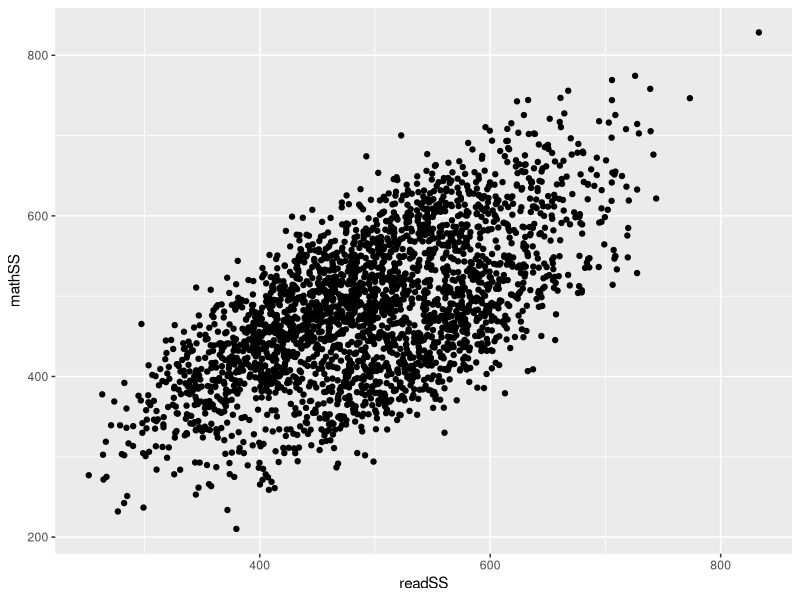
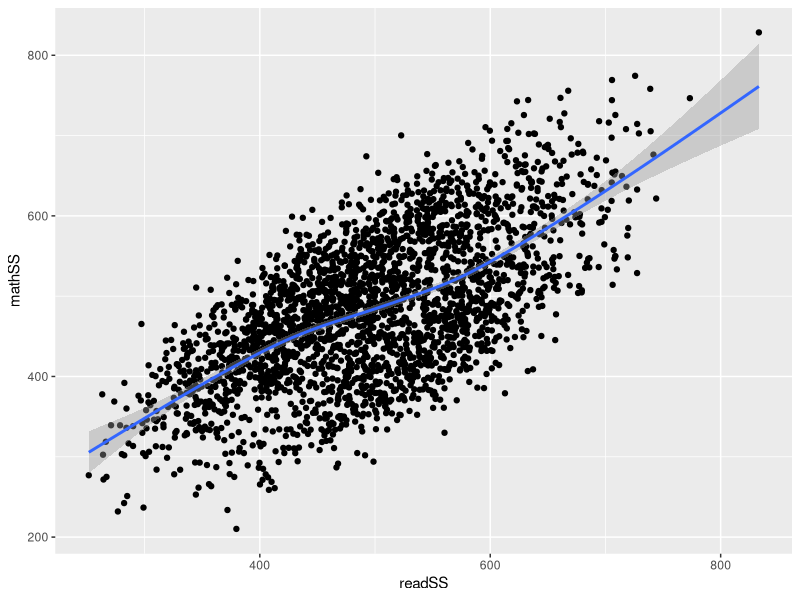
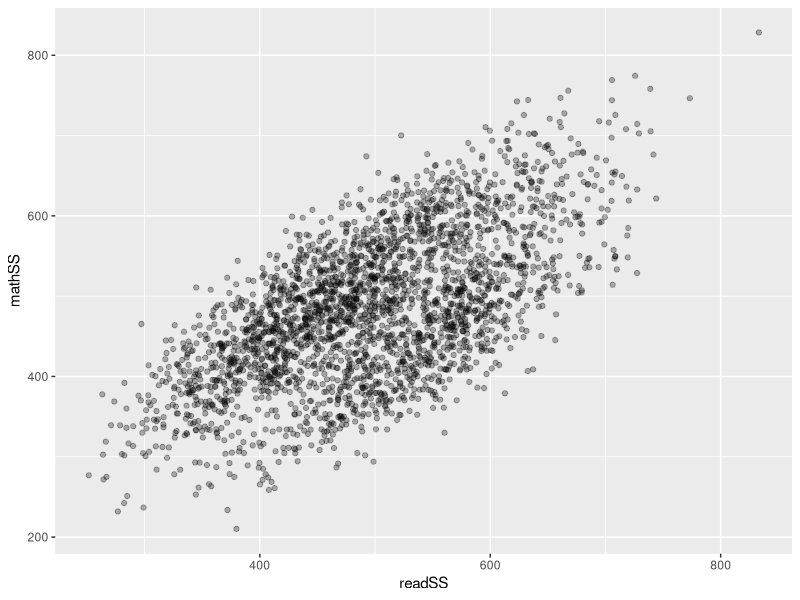
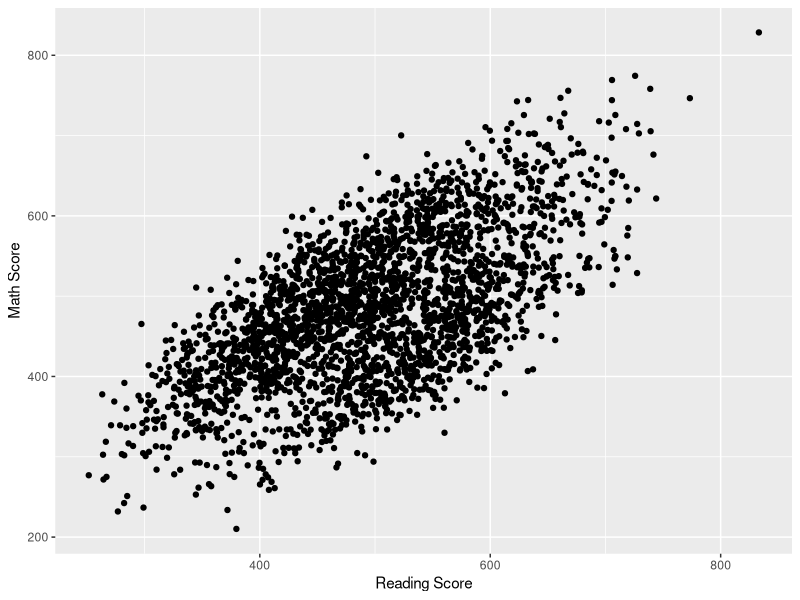
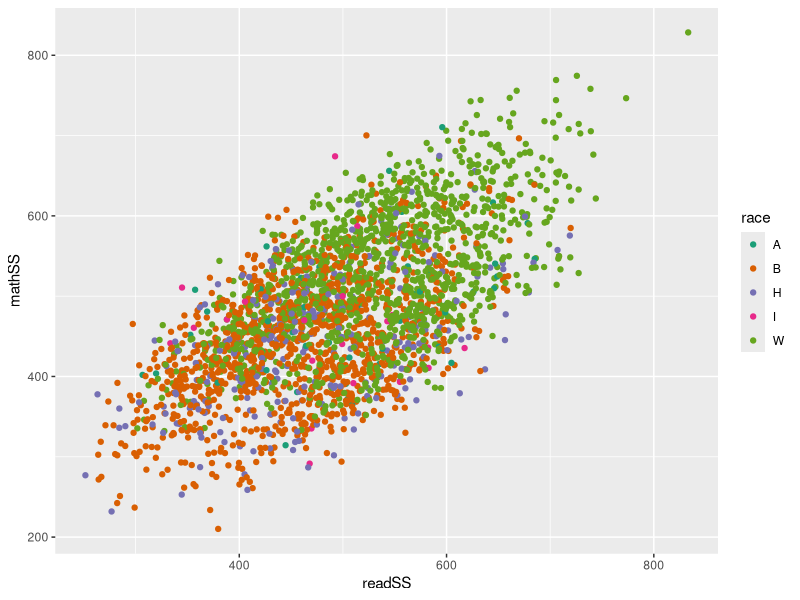

Here is the R script that generated these plots, in order: (Note: this script raises an error after producing the figures.)
## ---- chunk 1
df<-read.csv('data/smalldata.csv')
## ---- chunk 2
library(ggplot2)
qplot(readSS,mathSS,data=df)
## ---- chunk 3
qplot(readSS,mathSS,data=df)+geom_smooth()
qplot(readSS,mathSS,data=df,alpha=I(0.3))
qplot(readSS,mathSS,data=df)+xlab('Reading Score')+ylab('Math Score')
qplot(readSS,mathSS,data=df,color=race)+scale_color_brewer(type='qual',palette=2)
## ---- chunk 4
library(grid)
p1<-qplot(readSS,..density..,data=df,fill=race,
      position='fill',geom='density')+scale_fill_brewer(
        type='qual',palette=2)

p2<-qplot(readSS,..fill..,data=df,fill=race,
      position='fill',geom='density')+scale_fill_brewer(
        type='qual',palette=2)+ylim(c(0,1))+theme_bw()+
          opts(legend.position='none',
               axis.text.x=theme_blank(),
               axis.text.y=theme_blank(),
               axis.ticks=theme_blank(),
               panel.margin=unit(0,"lines"))+ylab('')+
                 xlab('')

vp<-viewport(x=unit(.65,"npc"),y=unit(.73,"npc"),
             width=unit(.2,"npc"),height=unit(.2,"npc"))
print(p1)
print(p2,vp=vp)

## ---- chunk 5
ggplot(df,aes(x=readSS,y=mathSS))+geom_point()
